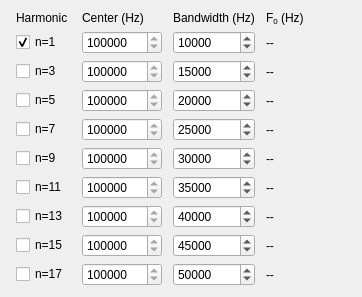
     <widget class="QWidget" name="qcm_scroll_grid">
      <property name="geometry">
       <rect>
        <x>0</x>
        <y>0</y>
        <width>362</width>
        <height>247</height>
       </rect>
      </property>
      <layout class="QGridLayout" name="gridLayout_3">
       <item row="1" column="0">
        <widget class="QCheckBox" name="n1_on">
         <property name="sizePolicy">
          <sizepolicy hsizetype="Fixed" vsizetype="Fixed">
           <horstretch>0</horstretch>
           <verstretch>0</verstretch>
          </sizepolicy>
         </property>
         <property name="maximumSize">
          <size>
           <width>55</width>
           <height>16777215</height>
          </size>
         </property>
         <property name="toolTip">
          <string>Select which QCM harmonics to measure.</string>
         </property>
         <property name="text">
          <string>n=1</string>
         </property>
         <property name="checked">
          <bool>true</bool>
         </property>
         <property name="tristate">
          <bool>false</bool>
         </property>
        </widget>
       </item>
       <item row="0" column="3">
        <widget class="QLabel" name="measured_f0_label">
         <property name="sizePolicy">
          <sizepolicy hsizetype="Fixed" vsizetype="Preferred">
           <horstretch>0</horstretch>
           <verstretch>0</verstretch>
          </sizepolicy>
         </property>
         <property name="minimumSize">
          <size>
           <width>80</width>
           <height>0</height>
          </size>
         </property>
         <property name="text">
          <string>&lt;html&gt;&lt;head/&gt;&lt;body&gt;&lt;p&gt;F&lt;span style=&quot; vertical-align:sub;&quot;&gt;0&lt;/span&gt; (Hz)&lt;/p&gt;&lt;/body&gt;&lt;/html&gt;</string>
         </property>
        </widget>
       </item>
       <item row="0" column="0">
        <widget class="QLabel" name="harmonics_label">
         <property name="sizePolicy">
          <sizepolicy hsizetype="Fixed" vsizetype="Preferred">
           <horstretch>0</horstretch>
           <verstretch>0</verstretch>
          </sizepolicy>
         </property>
         <property name="maximumSize">
          <size>
           <width>55</width>
           <height>16777215</height>
          </size>
         </property>
         <property name="toolTip">
          <string>Select which QCM harmonics to measure.</string>
         </property>
         <property name="text">
          <string>Harmonic</string>
         </property>
        </widget>
       </item>
       <item row="6" column="0">
        <widget class="QCheckBox" name="n11_on">
         <property name="sizePolicy">
          <sizepolicy hsizetype="Fixed" vsizetype="Fixed">
           <horstretch>0</horstretch>
           <verstretch>0</verstretch>
          </sizepolicy>
         </property>
         <property name="maximumSize">
          <size>
           <width>55</width>
           <height>16777215</height>
          </size>
         </property>
         <property name="toolTip">
          <string>Select which QCM harmonics to measure.</string>
         </property>
         <property name="text">
          <string>n=11</string>
         </property>
        </widget>
       </item>
       <item row="7" column="0">
        <widget class="QCheckBox" name="n13_on">
         <property name="sizePolicy">
          <sizepolicy hsizetype="Fixed" vsizetype="Fixed">
           <horstretch>0</horstretch>
           <verstretch>0</verstretch>
          </sizepolicy>
         </property>
         <property name="maximumSize">
          <size>
           <width>55</width>
           <height>16777215</height>
          </size>
         </property>
         <property name="toolTip">
          <string>Select which QCM harmonics to measure.</string>
         </property>
         <property name="text">
          <string>n=13</string>
         </property>
        </widget>
       </item>
       <item row="0" column="1">
        <widget class="QLabel" name="harmonics_label_2">
         <property name="sizePolicy">
          <sizepolicy hsizetype="MinimumExpanding" vsizetype="Preferred">
           <horstretch>0</horstretch>
           <verstretch>0</verstretch>
          </sizepolicy>
         </property>
         <property name="maximumSize">
          <size>
           <width>80</width>
           <height>16777215</height>
          </size>
         </property>
         <property name="toolTip">
          <string>Set center frequency of the measured band.</string>
         </property>
         <property name="text">
          <string>&lt;html&gt;&lt;head/&gt;&lt;body&gt;&lt;p&gt;Center (Hz)&lt;/p&gt;&lt;/body&gt;&lt;/html&gt;</string>
         </property>
        </widget>
       </item>
       <item row="8" column="0">
        <widget class="QCheckBox" name="n15_on">
         <property name="sizePolicy">
          <sizepolicy hsizetype="Fixed" vsizetype="Fixed">
           <horstretch>0</horstretch>
           <verstretch>0</verstretch>
          </sizepolicy>
         </property>
         <property name="maximumSize">
          <size>
           <width>55</width>
           <height>16777215</height>
          </size>
         </property>
         <property name="toolTip">
          <string>Select which QCM harmonics to measure.</string>
         </property>
         <property name="text">
          <string>n=15</string>
         </property>
        </widget>
       </item>
       <item row="4" column="0">
        <widget class="QCheckBox" name="n7_on">
         <property name="sizePolicy">
          <sizepolicy hsizetype="Fixed" vsizetype="Fixed">
           <horstretch>0</horstretch>
           <verstretch>0</verstretch>
          </sizepolicy>
         </property>
         <property name="maximumSize">
          <size>
           <width>55</width>
           <height>16777215</height>
          </size>
         </property>
         <property name="toolTip">
          <string>Select which QCM harmonics to measure.</string>
         </property>
         <property name="text">
          <string>n=7</string>
         </property>
         <property name="checked">
          <bool>false</bool>
         </property>
        </widget>
       </item>
       <item row="5" column="0">
        <widget class="QCheckBox" name="n9_on">
         <property name="sizePolicy">
          <sizepolicy hsizetype="Fixed" vsizetype="Fixed">
           <horstretch>0</horstretch>
           <verstretch>0</verstretch>
          </sizepolicy>
         </property>
         <property name="maximumSize">
          <size>
           <width>55</width>
           <height>16777215</height>
          </size>
         </property>
         <property name="toolTip">
          <string>Select which QCM harmonics to measure.</string>
         </property>
         <property name="text">
          <string>n=9</string>
         </property>
        </widget>
       </item>
       <item row="2" column="0">
        <widget class="QCheckBox" name="n3_on">
         <property name="sizePolicy">
          <sizepolicy hsizetype="Fixed" vsizetype="Fixed">
           <horstretch>0</horstretch>
           <verstretch>0</verstretch>
          </sizepolicy>
         </property>
         <property name="maximumSize">
          <size>
           <width>55</width>
           <height>16777215</height>
          </size>
         </property>
         <property name="toolTip">
          <string>Select which QCM harmonics to measure.</string>
         </property>
         <property name="text">
          <string>n=3</string>
         </property>
         <property name="checked">
          <bool>false</bool>
         </property>
         <property name="tristate">
          <bool>false</bool>
         </property>
        </widget>
       </item>
       <item row="3" column="0">
        <widget class="QCheckBox" name="n5_on">
         <property name="sizePolicy">
          <sizepolicy hsizetype="Fixed" vsizetype="Fixed">
           <horstretch>0</horstretch>
           <verstretch>0</verstretch>
          </sizepolicy>
         </property>
         <property name="maximumSize">
          <size>
           <width>55</width>
           <height>16777215</height>
          </size>
         </property>
         <property name="toolTip">
          <string>Select which QCM harmonics to measure.</string>
         </property>
         <property name="text">
          <string>n=5</string>
         </property>
         <property name="checked">
          <bool>false</bool>
         </property>
        </widget>
       </item>
       <item row="0" column="2">
        <widget class="QLabel" name="bandwidth_label">
         <property name="sizePolicy">
          <sizepolicy hsizetype="Maximum" vsizetype="Preferred">
           <horstretch>0</horstretch>
           <verstretch>0</verstretch>
          </sizepolicy>
         </property>
         <property name="text">
          <string>&lt;html&gt;&lt;head/&gt;&lt;body&gt;&lt;p&gt;Bandwidth (Hz)&lt;/p&gt;&lt;/body&gt;&lt;/html&gt;</string>
         </property>
        </widget>
       </item>
       <item row="9" column="0">
        <widget class="QCheckBox" name="n17_on">
         <property name="sizePolicy">
          <sizepolicy hsizetype="Fixed" vsizetype="Fixed">
           <horstretch>0</horstretch>
           <verstretch>0</verstretch>
          </sizepolicy>
         </property>
         <property name="maximumSize">
          <size>
           <width>55</width>
           <height>16777215</height>
          </size>
         </property>
         <property name="toolTip">
          <string>Select which QCM harmonics to measure.</string>
         </property>
         <property name="text">
          <string>n=17</string>
         </property>
        </widget>
       </item>
       <item row="1" column="3">
        <widget class="QLabel" name="realf0_n1">
         <property name="sizePolicy">
          <sizepolicy hsizetype="Fixed" vsizetype="Minimum">
           <horstretch>0</horstretch>
           <verstretch>0</verstretch>
          </sizepolicy>
         </property>
         <property name="minimumSize">
          <size>
           <width>80</width>
           <height>0</height>
          </size>
         </property>
         <property name="text">
          <string>--</string>
         </property>
        </widget>
       </item>
       <item row="2" column="3">
        <widget class="QLabel" name="realf0_n3">
         <property name="sizePolicy">
          <sizepolicy hsizetype="Fixed" vsizetype="Minimum">
           <horstretch>0</horstretch>
           <verstretch>0</verstretch>
          </sizepolicy>
         </property>
         <property name="minimumSize">
          <size>
           <width>80</width>
           <height>0</height>
          </size>
         </property>
         <property name="text">
          <string>--</string>
         </property>
        </widget>
       </item>
       <item row="3" column="3">
        <widget class="QLabel" name="realf0_n5">
         <property name="sizePolicy">
          <sizepolicy hsizetype="Fixed" vsizetype="Minimum">
           <horstretch>0</horstretch>
           <verstretch>0</verstretch>
          </sizepolicy>
         </property>
         <property name="minimumSize">
          <size>
           <width>80</width>
           <height>0</height>
          </size>
         </property>
         <property name="text">
          <string>--</string>
         </property>
        </widget>
       </item>
       <item row="4" column="3">
        <widget class="QLabel" name="realf0_n7">
         <property name="sizePolicy">
          <sizepolicy hsizetype="Fixed" vsizetype="Preferred">
           <horstretch>0</horstretch>
           <verstretch>0</verstretch>
          </sizepolicy>
         </property>
         <property name="minimumSize">
          <size>
           <width>80</width>
           <height>0</height>
          </size>
         </property>
         <property name="text">
          <string>--</string>
         </property>
        </widget>
       </item>
       <item row="5" column="3">
        <widget class="QLabel" name="realf0_n9">
         <property name="sizePolicy">
          <sizepolicy hsizetype="Fixed" vsizetype="Preferred">
           <horstretch>0</horstretch>
           <verstretch>0</verstretch>
          </sizepolicy>
         </property>
         <property name="minimumSize">
          <size>
           <width>80</width>
           <height>0</height>
          </size>
         </property>
         <property name="text">
          <string>--</string>
         </property>
        </widget>
       </item>
       <item row="6" column="3">
        <widget class="QLabel" name="realf0_n11">
         <property name="sizePolicy">
          <sizepolicy hsizetype="Fixed" vsizetype="Preferred">
           <horstretch>0</horstretch>
           <verstretch>0</verstretch>
          </sizepolicy>
         </property>
         <property name="minimumSize">
          <size>
           <width>80</width>
           <height>0</height>
          </size>
         </property>
         <property name="text">
          <string>--</string>
         </property>
        </widget>
       </item>
       <item row="7" column="3">
        <widget class="QLabel" name="realf0_n13">
         <property name="sizePolicy">
          <sizepolicy hsizetype="Fixed" vsizetype="Preferred">
           <horstretch>0</horstretch>
           <verstretch>0</verstretch>
          </sizepolicy>
         </property>
         <property name="minimumSize">
          <size>
           <width>80</width>
           <height>0</height>
          </size>
         </property>
         <property name="text">
          <string>--</string>
         </property>
        </widget>
       </item>
       <item row="8" column="3">
        <widget class="QLabel" name="realf0_n15">
         <property name="sizePolicy">
          <sizepolicy hsizetype="Fixed" vsizetype="Preferred">
           <horstretch>0</horstretch>
           <verstretch>0</verstretch>
          </sizepolicy>
         </property>
         <property name="minimumSize">
          <size>
           <width>80</width>
           <height>0</height>
          </size>
         </property>
         <property name="text">
          <string>--</string>
         </property>
        </widget>
       </item>
       <item row="9" column="3">
        <widget class="QLabel" name="realf0_n17">
         <property name="sizePolicy">
          <sizepolicy hsizetype="Fixed" vsizetype="Preferred">
           <horstretch>0</horstretch>
           <verstretch>0</verstretch>
          </sizepolicy>
         </property>
         <property name="minimumSize">
          <size>
           <width>80</width>
           <height>0</height>
          </size>
         </property>
         <property name="text">
          <string>--</string>
         </property>
        </widget>
       </item>
       <item row="1" column="1">
        <widget class="QSpinBox" name="bc_n1">
         <property name="toolTip">
          <string>Set center frequency of the measured band.</string>
         </property>
         <property name="minimum">
          <number>1000000</number>
         </property>
         <property name="maximum">
          <number>200000000</number>
         </property>
         <property name="singleStep">
          <number>1</number>
         </property>
         <property name="value">
          <number>5000000</number>
         </property>
        </widget>
       </item>
       <item row="2" column="1">
        <widget class="QSpinBox" name="bc_n3">
         <property name="toolTip">
          <string>Set center frequency of the measured band.</string>
         </property>
         <property name="minimum">
          <number>1000000</number>
         </property>
         <property name="maximum">
          <number>200000000</number>
         </property>
         <property name="singleStep">
          <number>1</number>
         </property>
         <property name="value">
          <number>15000000</number>
         </property>
        </widget>
       </item>
       <item row="3" column="1">
        <widget class="QSpinBox" name="bc_n5">
         <property name="toolTip">
          <string>Set center frequency of the measured band.</string>
         </property>
         <property name="minimum">
          <number>1000000</number>
         </property>
         <property name="maximum">
          <number>200000000</number>
         </property>
         <property name="singleStep">
          <number>1</number>
         </property>
         <property name="value">
          <number>25000000</number>
         </property>
        </widget>
       </item>
       <item row="4" column="1">
        <widget class="QSpinBox" name="bc_n7">
         <property name="toolTip">
          <string>Set center frequency of the measured band.</string>
         </property>
         <property name="minimum">
          <number>1000000</number>
         </property>
         <property name="maximum">
          <number>200000000</number>
         </property>
         <property name="singleStep">
          <number>1</number>
         </property>
         <property name="value">
          <number>35000000</number>
         </property>
        </widget>
       </item>
       <item row="5" column="1">
        <widget class="QSpinBox" name="bc_n9">
         <property name="toolTip">
          <string>Set center frequency of the measured band.</string>
         </property>
         <property name="minimum">
          <number>1000000</number>
         </property>
         <property name="maximum">
          <number>200000000</number>
         </property>
         <property name="singleStep">
          <number>1</number>
         </property>
         <property name="value">
          <number>45000000</number>
         </property>
        </widget>
       </item>
       <item row="6" column="1">
        <widget class="QSpinBox" name="bc_n11">
         <property name="toolTip">
          <string>Set center frequency of the measured band.</string>
         </property>
         <property name="minimum">
          <number>1000000</number>
         </property>
         <property name="maximum">
          <number>200000000</number>
         </property>
         <property name="singleStep">
          <number>1</number>
         </property>
         <property name="value">
          <number>55000000</number>
         </property>
        </widget>
       </item>
       <item row="7" column="1">
        <widget class="QSpinBox" name="bc_n13">
         <property name="toolTip">
          <string>Set center frequency of the measured band.</string>
         </property>
         <property name="minimum">
          <number>1000000</number>
         </property>
         <property name="maximum">
          <number>200000000</number>
         </property>
         <property name="singleStep">
          <number>1</number>
         </property>
         <property name="value">
          <number>65000000</number>
         </property>
        </widget>
       </item>
       <item row="8" column="1">
        <widget class="QSpinBox" name="bc_n15">
         <property name="toolTip">
          <string>Set center frequency of the measured band.</string>
         </property>
         <property name="minimum">
          <number>1000000</number>
         </property>
         <property name="maximum">
          <number>200000000</number>
         </property>
         <property name="singleStep">
          <number>1</number>
         </property>
         <property name="value">
          <number>75000000</number>
         </property>
        </widget>
       </item>
       <item row="9" column="1">
        <widget class="QSpinBox" name="bc_n17">
         <property name="toolTip">
          <string>Set center frequency of the measured band.</string>
         </property>
         <property name="minimum">
          <number>1000000</number>
         </property>
         <property name="maximum">
          <number>200000000</number>
         </property>
         <property name="singleStep">
          <number>1</number>
         </property>
         <property name="value">
          <number>85000000</number>
         </property>
        </widget>
       </item>
       <item row="1" column="2">
        <widget class="QSpinBox" name="bw_n1">
         <property name="minimum">
          <number>300</number>
         </property>
         <property name="maximum">
          <number>200000000</number>
         </property>
         <property name="singleStep">
          <number>1</number>
         </property>
         <property name="value">
          <number>10000</number>
         </property>
        </widget>
       </item>
       <item row="2" column="2">
        <widget class="QSpinBox" name="bw_n3">
         <property name="minimum">
          <number>300</number>
         </property>
         <property name="maximum">
          <number>200000000</number>
         </property>
         <property name="singleStep">
          <number>1</number>
         </property>
         <property name="value">
          <number>15000</number>
         </property>
        </widget>
       </item>
       <item row="3" column="2">
        <widget class="QSpinBox" name="bw_n5">
         <property name="minimum">
          <number>300</number>
         </property>
         <property name="maximum">
          <number>200000000</number>
         </property>
         <property name="singleStep">
          <number>1</number>
         </property>
         <property name="value">
          <number>20000</number>
         </property>
        </widget>
       </item>
       <item row="4" column="2">
        <widget class="QSpinBox" name="bw_n7">
         <property name="minimum">
          <number>300</number>
         </property>
         <property name="maximum">
          <number>200000000</number>
         </property>
         <property name="singleStep">
          <number>1</number>
         </property>
         <property name="value">
          <number>25000</number>
         </property>
        </widget>
       </item>
       <item row="5" column="2">
        <widget class="QSpinBox" name="bw_n9">
         <property name="minimum">
          <number>300</number>
         </property>
         <property name="maximum">
          <number>200000000</number>
         </property>
         <property name="singleStep">
          <number>1</number>
         </property>
         <property name="value">
          <number>30000</number>
         </property>
        </widget>
       </item>
       <item row="6" column="2">
        <widget class="QSpinBox" name="bw_n11">
         <property name="minimum">
          <number>300</number>
         </property>
         <property name="maximum">
          <number>200000000</number>
         </property>
         <property name="singleStep">
          <number>1</number>
         </property>
         <property name="value">
          <number>35000</number>
         </property>
        </widget>
       </item>
       <item row="7" column="2">
        <widget class="QSpinBox" name="bw_n13">
         <property name="minimum">
          <number>300</number>
         </property>
         <property name="maximum">
          <number>200000000</number>
         </property>
         <property name="singleStep">
          <number>1</number>
         </property>
         <property name="value">
          <number>40000</number>
         </property>
        </widget>
       </item>
       <item row="8" column="2">
        <widget class="QSpinBox" name="bw_n15">
         <property name="minimum">
          <number>300</number>
         </property>
         <property name="maximum">
          <number>200000000</number>
         </property>
         <property name="singleStep">
          <number>1</number>
         </property>
         <property name="value">
          <number>45000</number>
         </property>
        </widget>
       </item>
       <item row="9" column="2">
        <widget class="QSpinBox" name="bw_n17">
         <property name="minimum">
          <number>300</number>
         </property>
         <property name="maximum">
          <number>200000000</number>
         </property>
         <property name="singleStep">
          <number>1</number>
         </property>
         <property name="value">
          <number>50000</number>
         </property>
        </widget>
       </item>
      </layout>
     </widget>
